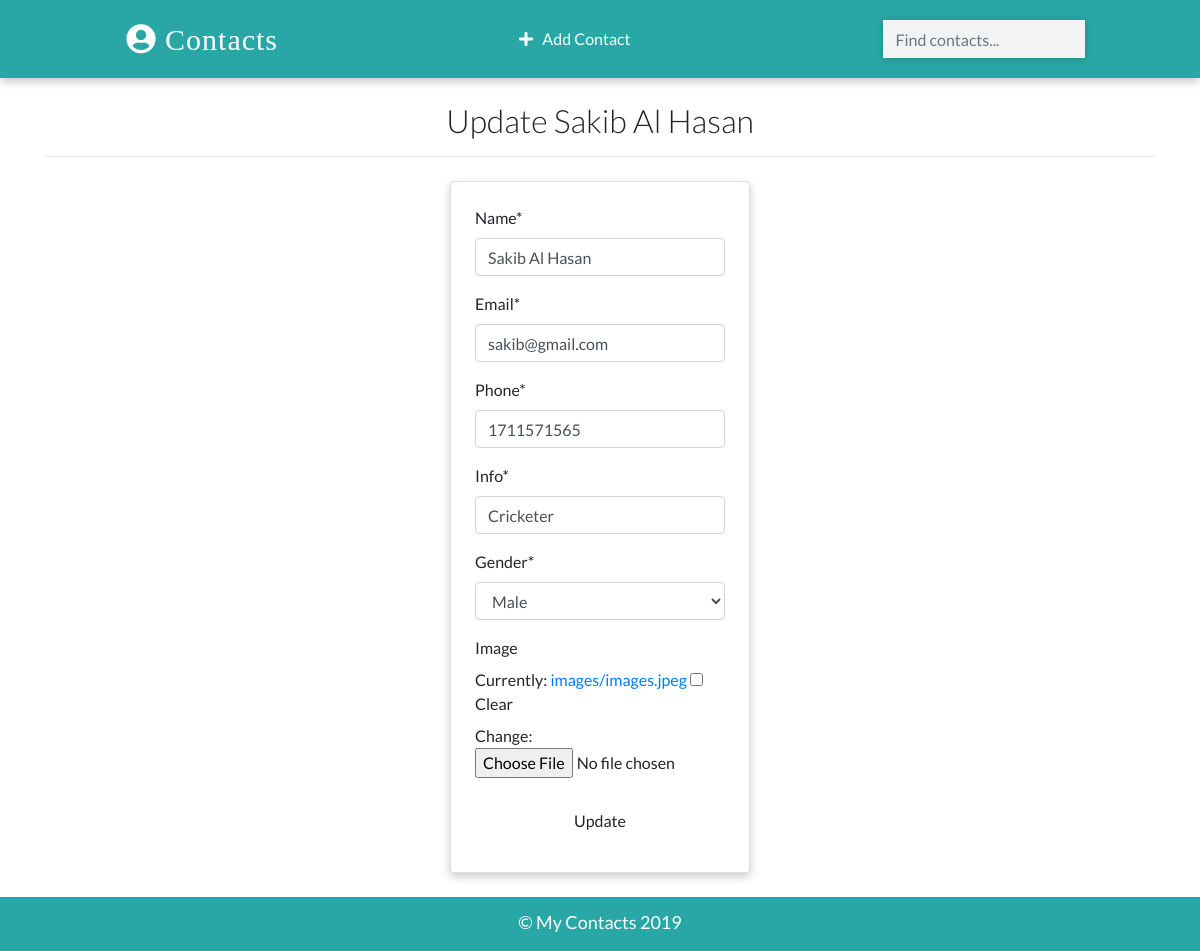
The page /contacts/update/8 on the database its author committed.
### app/models.py (models this page shows)
class Contact (models.Model):
   name = models.CharField(max_length=20)
   email = models.EmailField(max_length=100)
   phone = models.IntegerField()
   info = models.CharField(max_length=30)
   gender = models.CharField(max_length=30, choices=(
   ('male','Male'),
   ('female','Female')
   ))
   image = models.ImageField(upload_to='images/',blank=True )
   date_added = models.DateTimeField(default=datetime.now)
   def __str__(self):
        return self.name

### app/views.py (the view)
# urls.py: path('contacts/update/<int:pk>',views.ContactUpdateView.as_view(),name="update") ,
class ContactUpdateView(UpdateView):
    model= Contact
    template_name ='update.html'
    fields = ['name','email','phone','info','gender','image']
    success_url= '/'

### templates/update.html (shortened to what this page needs)
{% extends "base.html" %}
{% load crispy_forms_tags %}
{% block content %}
<div class="container">
   <h2 class="heading font-weight-light text-center">Update {{contact}} </h2>
   <hr>
</div>
<div class="container w-25 card p-4 mt-4">
   <form action=" " method="POST" enctype="multipart/form-data">
   {{form | crispy}}
   <input type="submit" value="Update" class="w-100  text-center  my-2 btn " >
   </form>
</div>
{% endblock content %}

### static/css/main.css (style rules this page uses)
:root { --back: #29a7a6; --girl: #e64298; --boy: #2874dd; }
body { font-family: Lato, sans-serif; }
.card { box-shadow: 0 4px 8px 0 rgba(0, 0, 0, 0.2); transition: 0.3s; min-width: 250px; box-sizing: border-box; }

### rows shown on the page
Contact: name "Sakib Al Hasan", email "sakib@gmail.com", phone "1711571565", info "Cricketer", gender "Male"
